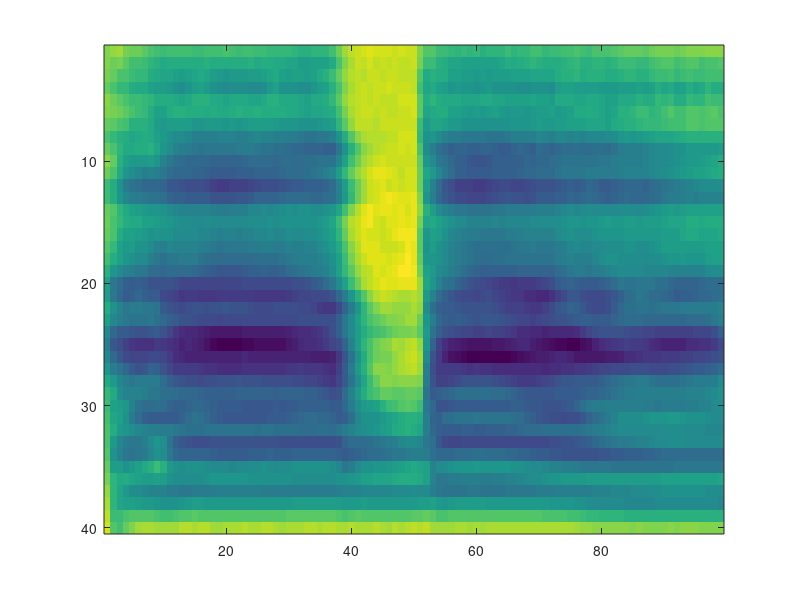

Write the MATLAB code that produced this figure. (Note: this script raises an error after producing the figure.)
% DEMOSPECTROGRAM A demonstration of spectral clustering on acoustic data (sigma=2.5).

% SPECTRAL

clear all;
close all;
clc

sigma2 = 2.5;

imageUnnorm = load('spectrogram.txt');
imageUnnorm = sum(imageUnnorm, 3);
imageNorm = imageUnnorm/max(max(imageUnnorm));
imageNorm = flipud(imageNorm);
figure
imagesc((imageNorm));
fprintf('This is the image to be segmented\nPress any key to continue\n');
pause

% image is too big, so downsample it by ratio samp
samp = 3;
rowindex = [1:samp:(floor(size(imageNorm, 1)/samp))*samp];
colindex = [1:samp:(floor(size(imageNorm, 2)/samp))*samp];
imageNorm = imageNorm(rowindex, colindex);

numrows = size(imageNorm, 1);
numcols = size(imageNorm, 2);
n = numcols*numrows;

% f is a 1 x n vector of the intensities of each pixel
f = reshape(imageNorm, 1, n)';
% x is a 2 x n matrix of the coordinates of each pixel
x1 = repmat([1:numrows], 1, numcols)';
x2 = reshape(repmat([1:numcols], numrows, 1), 1, n)';
% combine f and x, giving f the same weighting as x
x = [x1, x2, f*(numrows+numcols)];

% run the clustering algorithm
[labels, PcEig, Centres] = SpectralCluster(x, sigma2);
[npts, dim] = size(labels);

% choose a different symbol for each cluster
color = ['k', 'r', 'g', 'b', 'm'];
sym = ['>', 'o', '+', 'x', 's', 'd', 'v', '^', '<'];
symbol = zeros(dim, 2);
for i = 1:dim;
    symbol(i, :) = [color(mod(i, length(color))+1) sym(mod(i, length(sym))+1)];
end

% plot the final groupings
fprintf('I think the number of Clusters here is\n');
dim
figure
for i=1:npts
    plot(x(i,2), -x(i,1), char(symbol(find(labels(i,:)), :)));
    hold on
end
fprintf('This is the clustering we have found\nPress any key to continue\n');
pause

% plot the clusters in 3d eigenspace
if dim > 2
figure
plot3(Centres(:,1),Centres(:,2),Centres(:,3),'kd');
hold on
for i = 1:npts
    plot3(PcEig(i,1),PcEig(i,2),PcEig(i,3), char(symbol(find(labels(i,:)), :)));
end

fprintf('This is the eigenspace picture\n');
end